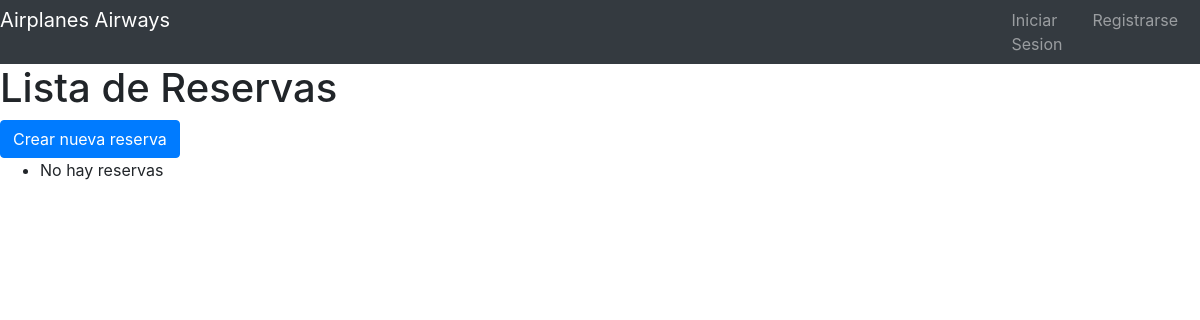
/reservations/, run on an earlier commit of the app's database.
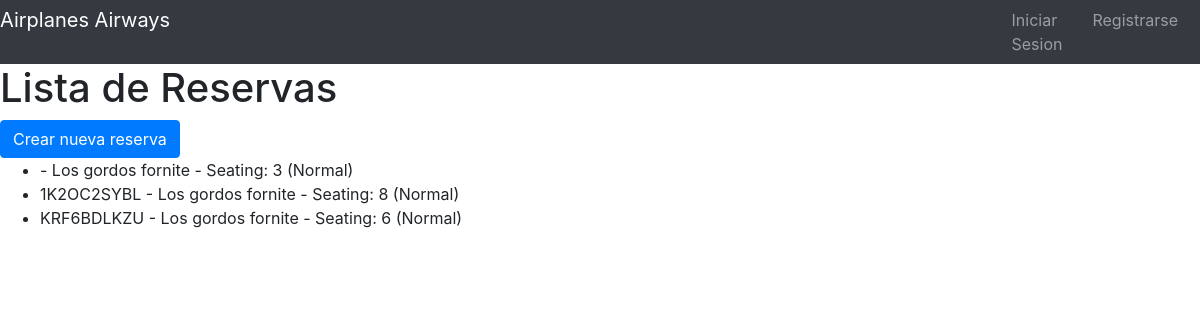
And on a later commit of the database.
### apps/reservations/models.py (models this page shows, shortened)
class Reservation(models.Model):
    flight_id = models.ForeignKey(
        Flight,
        on_delete=models.CASCADE
    )
    passenger_id = models.ForeignKey(
        Passenger,
        on_delete=models.CASCADE
    )
    seating_id = models.OneToOneField(
        Seating,
        on_delete=models.CASCADE
    )
    state = models.CharField(max_length=20, default='Reserved')
    reservation_date = models.DateTimeField(auto_now_add=True)
    price = models.DecimalField(max_digits=20, decimal_places=2)
    reservation_code = models.CharField(max_length=10, unique=True)
    reservation_code = models.CharField(max_length=10, unique=True)

### apps/passengers/models.py (models this page shows, shortened)
class Passenger(models.Model):
    name = models.CharField(max_length=100)
    document = models.CharField(max_length=20, unique=True)
    email = models.EmailField()
    phone = models.CharField(max_length=20)
    date_birth = models.DateField()
    document_type = models.CharField(max_length=50)

### apps/airplanes/models.py (models this page shows)
class Seating(models.Model):
    airplane_id = models.ForeignKey(
        Airplane,
        on_delete=models.CASCADE,
        related_name='seatings',
    )
    number = models.IntegerField()
    row = models.IntegerField()
    column = models.IntegerField()
    type = models.CharField(max_length=100)
    state = models.BooleanField(default=False)
    def __str__(self):
        return f"Seating: {self.number} ({self.type})"

### apps/reservations/views.py (the view)
class ReservationListView(ListView):
    model = Reservation
    template_name = "reservations/reservation_list.html"
    context_object_name = "reservations"

### apps/reservations/templates/reservations/reservation_list.html
{% extends 'base.html' %}
{% block content %}
<h1>Lista de Reservas</h1>
<a href="{% url 'reservation_create' %}" class="btn btn-primary">
    Crear nueva reserva
</a>
<ul>
    {% for reservation in reservations %}
        <li>
            {{ reservation.reservation_code }} - {{ reservation.passenger_id.name }} - {{ reservation.seating_id}}
        </li>
    {% empty %}
        <li>No hay reservas</li>
    {% endfor %}
</ul>
{% endblock %}

### apps/home/templates/base.html (shortened to what this page needs)
<!DOCTYPE html>
<html lang="en">
  <head>
    <link
      rel="stylesheet"
      href="https://stackpath.bootstrapcdn.com/bootstrap/4.3.1/css/bootstrap.min.css"
    />
  </head>
  <body>
    <nav class="nav bar navbar-expand-lg navbar-dark bg-dark row">
      <a class="navbar-brand col-4" href="{% url 'index' %}"
        >Airplanes Airways</a
      >
      <div class="collapse navbar-collapse row col-8" id="navbarNav">
        {% if user.is_authenticated %}
        <ul class="navbar-nav col-8">
          <li class="nav-item">
            <a class="nav-link {% block activeHome %}{% endblock %}" href="{% url 'index' %}">Home</a>
          </li>
          <li class="nav-item {% block activeAirplane %} {% endblock %}">
            <a class="nav-link" href="{% url 'airplane_list' %}"
              >Airplanes<span class="sr-only">(current)</span></a
            >
          </li>
          <li class="nav-item">
            <a class="nav-link {% block activeFlight %}{% endblock %}" href="{% url 'flight_list' %}">Flights</a>
          </li>
          <li class="nav-item">
            <a class="nav-link {% block activePassenger %}{% endblock %}" href="{% url 'passengerList' %}">Passengers</a>
          </li>
          <li class="nav-item">
            <a class="nav-link {% block activerReservation %}{% endblock %}" href="{% url 'reservation_list' %}">Reservations</a>
          </li>
        </ul>
        <ul class="navbar-nav col-4">
          <li class="nav-item">
            <a href="{% url 'logout' %}" class="nav-link">Logout</a>
          </li>
        </ul>
        {% else %}
        <ul class="navbar-nav col-3">
          <li class="nav-item">
            <a href="{% url 'login' %}" class="nav-link">Iniciar Sesion</a>
          </li>
          <li class="nav-item">
            <a href="{% url 'register' %}" class="nav-link">Registrarse</a>
          </li>
        </ul>
        {% endif %}
      </div>
    </nav>
    {% block content %} {% endblock %}
  </body>
</html>

What changed in the data, as far as the page shows it:
added Reservation: passenger_id.name "Los gordos fornite", seating_id "Seating: 3 (Normal)"
added Reservation: reservation_code "1K2OC2SYBL", passenger_id.name "Los gordos fornite", seating_id "Seating: 8 (Normal)"
added Reservation: reservation_code "KRF6BDLKZU", passenger_id.name "Los gordos fornite", seating_id "Seating: 6 (Normal)"
Also different on the page:
text no longer shown: "No hay reservas"
